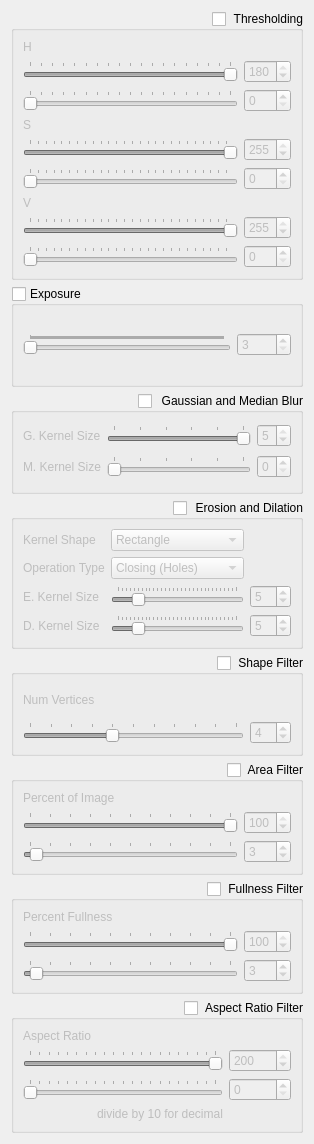
       <widget class="QWidget" name="scrollAreaWidgetContents_2">
        <property name="geometry">
         <rect>
          <x>0</x>
          <y>-525</y>
          <width>314</width>
          <height>1144</height>
         </rect>
        </property>
        <layout class="QGridLayout" name="gridLayout_9">
         <item row="5" column="0">
          <widget class="QGroupBox" name="shape_box">
           <property name="title">
            <string>Shape Filter</string>
           </property>
           <property name="alignment">
            <set>Qt::AlignRight|Qt::AlignTop|Qt::AlignTrailing</set>
           </property>
           <property name="flat">
            <bool>false</bool>
           </property>
           <property name="checkable">
            <bool>true</bool>
           </property>
           <property name="checked">
            <bool>false</bool>
           </property>
           <layout class="QGridLayout" name="gridLayout_4">
            <item row="1" column="0">
             <widget class="QSlider" name="num_vert">
              <property name="maximum">
               <number>10</number>
              </property>
              <property name="value">
               <number>4</number>
              </property>
              <property name="orientation">
               <enum>Qt::Horizontal</enum>
              </property>
              <property name="tickPosition">
               <enum>QSlider::TicksAbove</enum>
              </property>
             </widget>
            </item>
            <item row="0" column="0">
             <widget class="QLabel" name="label_12">
              <property name="text">
               <string>Num Vertices</string>
              </property>
             </widget>
            </item>
            <item row="1" column="1">
             <widget class="QSpinBox" name="num_vert_dsp">
              <property name="maximum">
               <number>15</number>
              </property>
              <property name="value">
               <number>4</number>
              </property>
             </widget>
            </item>
           </layout>
          </widget>
         </item>
         <item row="8" column="0">
          <widget class="QGroupBox" name="aspect_box">
           <property name="title">
            <string>Aspect Ratio Filter</string>
           </property>
           <property name="alignment">
            <set>Qt::AlignRight|Qt::AlignTop|Qt::AlignTrailing</set>
           </property>
           <property name="flat">
            <bool>false</bool>
           </property>
           <property name="checkable">
            <bool>true</bool>
           </property>
           <property name="checked">
            <bool>false</bool>
           </property>
           <layout class="QGridLayout" name="gridLayout_7">
            <item row="1" column="0">
             <widget class="QLabel" name="label_15">
              <property name="text">
               <string>Aspect Ratio</string>
              </property>
             </widget>
            </item>
            <item row="4" column="1">
             <widget class="QLabel" name="label_24">
              <property name="text">
               <string>divide by 10 for decimal</string>
              </property>
             </widget>
            </item>
            <item row="2" column="0" colspan="2">
             <widget class="QSlider" name="arat_upper">
              <property name="maximum">
               <number>200</number>
              </property>
              <property name="value">
               <number>200</number>
              </property>
              <property name="orientation">
               <enum>Qt::Horizontal</enum>
              </property>
              <property name="tickPosition">
               <enum>QSlider::TicksAbove</enum>
              </property>
             </widget>
            </item>
            <item row="3" column="0" colspan="2">
             <widget class="QSlider" name="arat_lower">
              <property name="maximum">
               <number>200</number>
              </property>
              <property name="orientation">
               <enum>Qt::Horizontal</enum>
              </property>
              <property name="tickPosition">
               <enum>QSlider::TicksAbove</enum>
              </property>
             </widget>
            </item>
            <item row="3" column="2">
             <widget class="QSpinBox" name="arat_l_dsp">
              <property name="maximum">
               <number>200</number>
              </property>
              <property name="value">
               <number>0</number>
              </property>
             </widget>
            </item>
            <item row="2" column="2">
             <widget class="QSpinBox" name="arat_u_dsp">
              <property name="maximum">
               <number>200</number>
              </property>
              <property name="value">
               <number>200</number>
              </property>
             </widget>
            </item>
           </layout>
          </widget>
         </item>
         <item row="1" column="0">
          <widget class="QGroupBox" name="threshold_box">
           <property name="title">
            <string>Thresholding</string>
           </property>
           <property name="alignment">
            <set>Qt::AlignRight|Qt::AlignTop|Qt::AlignTrailing</set>
           </property>
           <property name="flat">
            <bool>false</bool>
           </property>
           <property name="checkable">
            <bool>true</bool>
           </property>
           <property name="checked">
            <bool>false</bool>
           </property>
           <layout class="QGridLayout" name="gridLayout_2">
            <item row="4" column="0">
             <widget class="QLabel" name="label_10">
              <property name="text">
               <string>S</string>
              </property>
             </widget>
            </item>
            <item row="0" column="0">
             <widget class="QLabel" name="label_9">
              <property name="text">
               <string>H</string>
              </property>
             </widget>
            </item>
            <item row="8" column="0">
             <widget class="QLabel" name="label_11">
              <property name="text">
               <string>V</string>
              </property>
             </widget>
            </item>
            <item row="2" column="0">
             <widget class="QSlider" name="h_lower">
              <property name="maximum">
               <number>180</number>
              </property>
              <property name="orientation">
               <enum>Qt::Horizontal</enum>
              </property>
              <property name="tickPosition">
               <enum>QSlider::TicksAbove</enum>
              </property>
             </widget>
            </item>
            <item row="11" column="0">
             <widget class="QSlider" name="v_lower">
              <property name="maximum">
               <number>255</number>
              </property>
              <property name="orientation">
               <enum>Qt::Horizontal</enum>
              </property>
              <property name="tickPosition">
               <enum>QSlider::TicksAbove</enum>
              </property>
             </widget>
            </item>
            <item row="9" column="0">
             <widget class="QSlider" name="v_upper">
              <property name="maximum">
               <number>255</number>
              </property>
              <property name="value">
               <number>255</number>
              </property>
              <property name="orientation">
               <enum>Qt::Horizontal</enum>
              </property>
              <property name="tickPosition">
               <enum>QSlider::TicksAbove</enum>
              </property>
             </widget>
            </item>
            <item row="9" column="1">
             <widget class="QSpinBox" name="v_u_dsp">
              <property name="maximum">
               <number>255</number>
              </property>
              <property name="value">
               <number>255</number>
              </property>
             </widget>
            </item>
            <item row="1" column="0">
             <widget class="QSlider" name="h_upper">
              <property name="maximum">
               <number>180</number>
              </property>
              <property name="value">
               <number>180</number>
              </property>
              <property name="orientation">
               <enum>Qt::Horizontal</enum>
              </property>
              <property name="tickPosition">
               <enum>QSlider::TicksAbove</enum>
              </property>
             </widget>
            </item>
            <item row="6" column="0">
             <widget class="QSlider" name="s_lower">
              <property name="maximum">
               <number>255</number>
              </property>
              <property name="orientation">
               <enum>Qt::Horizontal</enum>
              </property>
              <property name="tickPosition">
               <enum>QSlider::TicksAbove</enum>
              </property>
             </widget>
            </item>
            <item row="5" column="0">
             <widget class="QSlider" name="s_upper">
              <property name="maximum">
               <number>255</number>
              </property>
              <property name="value">
               <number>255</number>
              </property>
              <property name="orientation">
               <enum>Qt::Horizontal</enum>
              </property>
              <property name="tickPosition">
               <enum>QSlider::TicksAbove</enum>
              </property>
             </widget>
            </item>
            <item row="11" column="1">
             <widget class="QSpinBox" name="v_l_dsp">
              <property name="maximum">
               <number>255</number>
              </property>
             </widget>
            </item>
            <item row="6" column="1">
             <widget class="QSpinBox" name="s_l_dsp">
              <property name="maximum">
               <number>255</number>
              </property>
             </widget>
            </item>
            <item row="5" column="1">
             <widget class="QSpinBox" name="s_u_dsp">
              <property name="maximum">
               <number>255</number>
              </property>
              <property name="value">
               <number>255</number>
              </property>
             </widget>
            </item>
            <item row="2" column="1">
             <widget class="QSpinBox" name="h_l_dsp">
              <property name="maximum">
               <number>180</number>
              </property>
             </widget>
            </item>
            <item row="1" column="1">
             <widget class="QSpinBox" name="h_u_dsp">
              <property name="maximum">
               <number>180</number>
              </property>
              <property name="value">
               <number>180</number>
              </property>
             </widget>
            </item>
           </layout>
          </widget>
         </item>
         <item row="6" column="0">
          <widget class="QGroupBox" name="area_box">
           <property name="title">
            <string>Area Filter</string>
           </property>
           <property name="alignment">
            <set>Qt::AlignRight|Qt::AlignTop|Qt::AlignTrailing</set>
           </property>
           <property name="flat">
            <bool>false</bool>
           </property>
           <property name="checkable">
            <bool>true</bool>
           </property>
           <property name="checked">
            <bool>false</bool>
           </property>
           <layout class="QGridLayout" name="gridLayout_5">
            <item row="1" column="0">
             <widget class="QSlider" name="area_upper">
              <property name="maximum">
               <number>100</number>
              </property>
              <property name="value">
               <number>100</number>
              </property>
              <property name="orientation">
               <enum>Qt::Horizontal</enum>
              </property>
              <property name="tickPosition">
               <enum>QSlider::TicksAbove</enum>
              </property>
             </widget>
            </item>
            <item row="0" column="0">
             <widget class="QLabel" name="label_13">
              <property name="text">
               <string>Percent of Image</string>
              </property>
             </widget>
            </item>
            <item row="2" column="0">
             <widget class="QSlider" name="area_lower">
              <property name="maximum">
               <number>100</number>
              </property>
              <property name="value">
               <number>3</number>
              </property>
              <property name="orientation">
               <enum>Qt::Horizontal</enum>
              </property>
              <property name="tickPosition">
               <enum>QSlider::TicksAbove</enum>
              </property>
             </widget>
            </item>
            <item row="2" column="1">
             <widget class="QSpinBox" name="area_l_dsp">
              <property name="maximum">
               <number>100</number>
              </property>
              <property name="value">
               <number>3</number>
              </property>
             </widget>
            </item>
            <item row="1" column="1">
             <widget class="QSpinBox" name="area_u_dsp">
              <property name="maximum">
               <number>100</number>
              </property>
              <property name="value">
               <number>100</number>
              </property>
             </widget>
            </item>
           </layout>
          </widget>
         </item>
         <item row="4" column="0">
          <widget class="QGroupBox" name="morpho_box">
           <property name="title">
            <string>Erosion and Dilation</string>
           </property>
           <property name="alignment">
            <set>Qt::AlignRight|Qt::AlignTop|Qt::AlignTrailing</set>
           </property>
           <property name="flat">
            <bool>false</bool>
           </property>
           <property name="checkable">
            <bool>true</bool>
           </property>
           <property name="checked">
            <bool>false</bool>
           </property>
           <layout class="QGridLayout" name="gridLayout_3">
            <item row="0" column="2">
             <widget class="QComboBox" name="ed_kernel_shape">
              <item>
               <property name="text">
                <string>Rectangle</string>
               </property>
              </item>
              <item>
               <property name="text">
                <string>Cross</string>
               </property>
              </item>
              <item>
               <property name="text">
                <string>Ellipse</string>
               </property>
              </item>
             </widget>
            </item>
            <item row="3" column="2">
             <widget class="QSlider" name="dilation_kernelsize">
              <property name="maximum">
               <number>30</number>
              </property>
              <property name="value">
               <number>5</number>
              </property>
              <property name="orientation">
               <enum>Qt::Horizontal</enum>
              </property>
              <property name="tickPosition">
               <enum>QSlider::TicksAbove</enum>
              </property>
             </widget>
            </item>
            <item row="3" column="3">
             <widget class="QSpinBox" name="d_k_size_disp">
              <property name="maximum">
               <number>30</number>
              </property>
              <property name="value">
               <number>5</number>
              </property>
             </widget>
            </item>
            <item row="0" column="1">
             <widget class="QLabel" name="label">
              <property name="text">
               <string>Kernel Shape</string>
              </property>
             </widget>
            </item>
            <item row="2" column="3">
             <widget class="QSpinBox" name="e_k_size_disp">
              <property name="maximum">
               <number>30</number>
              </property>
              <property name="value">
               <number>5</number>
              </property>
             </widget>
            </item>
            <item row="3" column="1">
             <widget class="QLabel" name="label_8">
              <property name="text">
               <string>D. Kernel Size</string>
              </property>
             </widget>
            </item>
            <item row="2" column="1">
             <widget class="QLabel" name="label_7">
              <property name="text">
               <string>E. Kernel Size</string>
              </property>
             </widget>
            </item>
            <item row="2" column="2">
             <widget class="QSlider" name="erosion_kernelsize">
              <property name="maximum">
               <number>30</number>
              </property>
              <property name="value">
               <number>5</number>
              </property>
              <property name="orientation">
               <enum>Qt::Horizontal</enum>
              </property>
              <property name="tickPosition">
               <enum>QSlider::TicksAbove</enum>
              </property>
             </widget>
            </item>
            <item row="1" column="2">
             <widget class="QComboBox" name="morpho_type">
              <property name="currentIndex">
               <number>1</number>
              </property>
              <item>
               <property name="text">
                <string>Opening (Noise)</string>
               </property>
              </item>
              <item>
               <property name="text">
                <string>Closing (Holes)</string>
               </property>
              </item>
              <item>
               <property name="text">
                <string>Both</string>
               </property>
              </item>
             </widget>
            </item>
            <item row="1" column="1">
             <widget class="QLabel" name="label_3">
              <property name="text">
               <string>Operation Type</string>
              </property>
             </widget>
            </item>
           </layout>
          </widget>
         </item>
         <item row="2" column="0">
          <widget class="QGroupBox" name="exposure_box">
           <property name="title">
            <string>Exposure</string>
           </property>
           <property name="checkable">
            <bool>true</bool>
           </property>
           <property name="checked">
            <bool>false</bool>
           </property>
           <layout class="QGridLayout" name="gridLayout_10">
            <item row="0" column="0">
             <widget class="QSlider" name="exposure_val">
              <property name="minimum">
               <number>3</number>
              </property>
              <property name="maximum">
               <number>2047</number>
              </property>
              <property name="orientation">
               <enum>Qt::Horizontal</enum>
              </property>
              <property name="tickPosition">
               <enum>QSlider::TicksAbove</enum>
              </property>
              <property name="tickInterval">
               <number>0</number>
              </property>
             </widget>
            </item>
            <item row="0" column="1">
             <widget class="QSpinBox" name="exposure_dsp">
              <property name="minimum">
               <number>3</number>
              </property>
              <property name="maximum">
               <number>2047</number>
              </property>
             </widget>
            </item>
           </layout>
          </widget>
         </item>
         <item row="7" column="0">
          <widget class="QGroupBox" name="fullness_box">
           <property name="title">
            <string>Fullness Filter</string>
           </property>
           <property name="alignment">
            <set>Qt::AlignRight|Qt::AlignTop|Qt::AlignTrailing</set>
           </property>
           <property name="flat">
            <bool>false</bool>
           </property>
           <property name="checkable">
            <bool>true</bool>
           </property>
           <property name="checked">
            <bool>false</bool>
           </property>
           <layout class="QGridLayout" name="gridLayout_6">
            <item row="0" column="0">
             <widget class="QLabel" name="label_14">
              <property name="text">
               <string>Percent Fullness</string>
              </property>
             </widget>
            </item>
            <item row="1" column="0">
             <widget class="QSlider" name="fullness_upper">
              <property name="maximum">
               <number>100</number>
              </property>
              <property name="value">
               <number>100</number>
              </property>
              <property name="orientation">
               <enum>Qt::Horizontal</enum>
              </property>
              <property name="tickPosition">
               <enum>QSlider::TicksAbove</enum>
              </property>
             </widget>
            </item>
            <item row="2" column="0">
             <widget class="QSlider" name="fullness_lower">
              <property name="maximum">
               <number>100</number>
              </property>
              <property name="value">
               <number>3</number>
              </property>
              <property name="orientation">
               <enum>Qt::Horizontal</enum>
              </property>
              <property name="tickPosition">
               <enum>QSlider::TicksAbove</enum>
              </property>
             </widget>
            </item>
            <item row="2" column="1">
             <widget class="QSpinBox" name="fullness_l_dsp">
              <property name="maximum">
               <number>100</number>
              </property>
              <property name="value">
               <number>3</number>
              </property>
             </widget>
            </item>
            <item row="1" column="1">
             <widget class="QSpinBox" name="fullness_u_dsp">
              <property name="maximum">
               <number>100</number>
              </property>
              <property name="value">
               <number>100</number>
              </property>
             </widget>
            </item>
           </layout>
          </widget>
         </item>
         <item row="3" column="0">
          <widget class="QGroupBox" name="blur_box">
           <property name="enabled">
            <bool>true</bool>
           </property>
           <property name="title">
            <string>Gaussian and Median Blur</string>
           </property>
           <property name="alignment">
            <set>Qt::AlignRight|Qt::AlignTop|Qt::AlignTrailing</set>
           </property>
           <property name="flat">
            <bool>false</bool>
           </property>
           <property name="checkable">
            <bool>true</bool>
           </property>
           <property name="checked">
            <bool>false</bool>
           </property>
           <layout class="QGridLayout" name="gridLayout">
            <item row="0" column="1">
             <widget class="QSlider" name="gaussian_kernelsize">
              <property name="maximum">
               <number>5</number>
              </property>
              <property name="value">
               <number>5</number>
              </property>
              <property name="orientation">
               <enum>Qt::Horizontal</enum>
              </property>
              <property name="tickPosition">
               <enum>QSlider::TicksAbove</enum>
              </property>
             </widget>
            </item>
            <item row="0" column="2">
             <widget class="QSpinBox" name="g_k_size_disp">
              <property name="maximum">
               <number>5</number>
              </property>
              <property name="value">
               <number>5</number>
              </property>
             </widget>
            </item>
            <item row="0" column="0">
             <widget class="QLabel" name="label_5">
              <property name="text">
               <string>G. Kernel Size</string>
              </property>
             </widget>
            </item>
            <item row="1" column="0">
             <widget class="QLabel" name="label_6">
              <property name="text">
               <string>M. Kernel Size</string>
              </property>
             </widget>
            </item>
            <item row="1" column="2">
             <widget class="QSpinBox" name="m_k_size_disp">
              <property name="maximum">
               <number>5</number>
              </property>
             </widget>
            </item>
            <item row="1" column="1">
             <widget class="QSlider" name="median_kernelsize">
              <property name="maximum">
               <number>5</number>
              </property>
              <property name="orientation">
               <enum>Qt::Horizontal</enum>
              </property>
              <property name="tickPosition">
               <enum>QSlider::TicksAbove</enum>
              </property>
             </widget>
            </item>
           </layout>
          </widget>
         </item>
        </layout>
       </widget>
